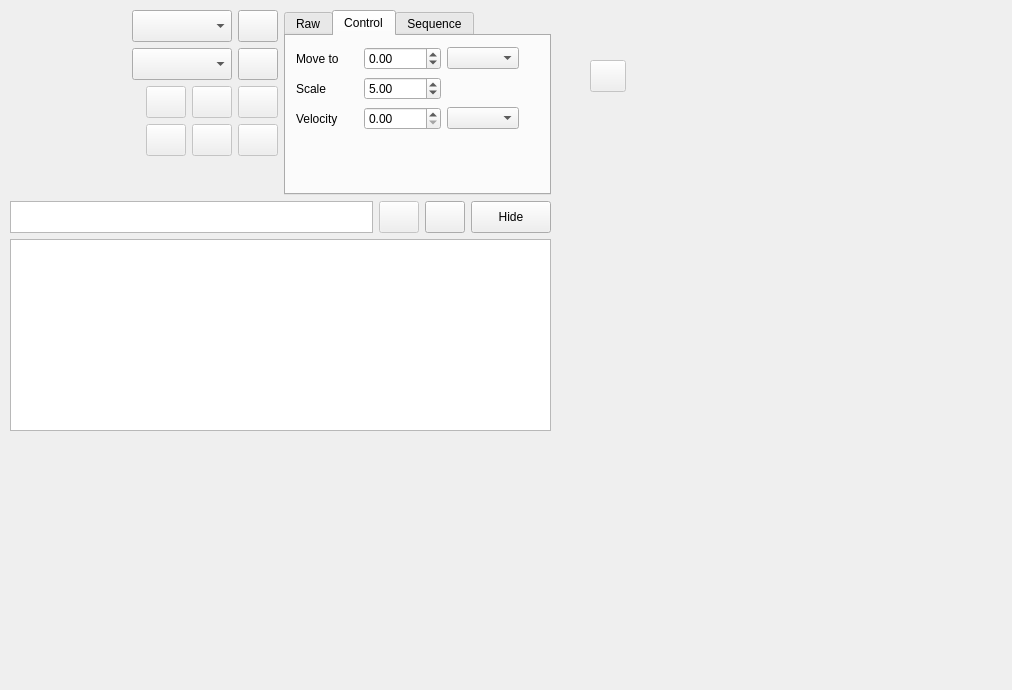
<?xml version="1.0" encoding="UTF-8"?>
<ui version="4.0">
 <class>Form</class>
 <widget class="QWidget" name="Form">
  <property name="geometry">
   <rect>
    <x>0</x>
    <y>0</y>
    <width>1012</width>
    <height>690</height>
   </rect>
  </property>
  <property name="sizePolicy">
   <sizepolicy hsizetype="Fixed" vsizetype="Fixed">
    <horstretch>0</horstretch>
    <verstretch>0</verstretch>
   </sizepolicy>
  </property>
  <property name="windowTitle">
   <string>Form</string>
  </property>
  <widget class="QPushButton" name="pushButtonDisconnect">
   <property name="enabled">
    <bool>false</bool>
   </property>
   <property name="geometry">
    <rect>
     <x>590</x>
     <y>60</y>
     <width>36</width>
     <height>32</height>
    </rect>
   </property>
   <property name="minimumSize">
    <size>
     <width>0</width>
     <height>32</height>
    </size>
   </property>
   <property name="toolTip">
    <string>Disconnect</string>
   </property>
   <property name="text">
    <string/>
   </property>
   <property name="iconSize">
    <size>
     <width>24</width>
     <height>24</height>
    </size>
   </property>
  </widget>
  <widget class="QWidget" name="layoutWidget">
   <property name="geometry">
    <rect>
     <x>10</x>
     <y>10</y>
     <width>541</width>
     <height>421</height>
    </rect>
   </property>
   <layout class="QVBoxLayout" name="verticalLayout_2">
    <item>
     <layout class="QHBoxLayout" name="horizontalLayout_5">
      <item>
       <layout class="QVBoxLayout" name="verticalLayout">
        <item>
         <layout class="QHBoxLayout" name="horizontalLayout">
          <item>
           <spacer name="horizontalSpacer_4">
            <property name="orientation">
             <enum>Qt::Orientation::Horizontal</enum>
            </property>
            <property name="sizeHint" stdset="0">
             <size>
              <width>40</width>
              <height>20</height>
             </size>
            </property>
           </spacer>
          </item>
          <item>
           <widget class="QComboBox" name="comboBoxCOMPorts">
            <property name="sizePolicy">
             <sizepolicy hsizetype="Fixed" vsizetype="Preferred">
              <horstretch>0</horstretch>
              <verstretch>0</verstretch>
             </sizepolicy>
            </property>
            <property name="minimumSize">
             <size>
              <width>100</width>
              <height>0</height>
             </size>
            </property>
           </widget>
          </item>
          <item>
           <widget class="QPushButton" name="pushButtonRefresh">
            <property name="minimumSize">
             <size>
              <width>0</width>
              <height>32</height>
             </size>
            </property>
            <property name="toolTip">
             <string>Refresh</string>
            </property>
            <property name="text">
             <string/>
            </property>
            <property name="iconSize">
             <size>
              <width>24</width>
              <height>24</height>
             </size>
            </property>
           </widget>
          </item>
         </layout>
        </item>
        <item>
         <layout class="QHBoxLayout" name="horizontalLayout_2">
          <item>
           <spacer name="horizontalSpacer_3">
            <property name="orientation">
             <enum>Qt::Orientation::Horizontal</enum>
            </property>
            <property name="sizeHint" stdset="0">
             <size>
              <width>40</width>
              <height>20</height>
             </size>
            </property>
           </spacer>
          </item>
          <item>
           <widget class="QComboBox" name="comboBoxBaudRate">
            <property name="sizePolicy">
             <sizepolicy hsizetype="Fixed" vsizetype="Preferred">
              <horstretch>0</horstretch>
              <verstretch>0</verstretch>
             </sizepolicy>
            </property>
            <property name="minimumSize">
             <size>
              <width>100</width>
              <height>0</height>
             </size>
            </property>
            <property name="modelColumn">
             <number>0</number>
            </property>
           </widget>
          </item>
          <item>
           <widget class="QPushButton" name="pushButtonConnect">
            <property name="minimumSize">
             <size>
              <width>0</width>
              <height>32</height>
             </size>
            </property>
            <property name="toolTip">
             <string>Connect</string>
            </property>
            <property name="text">
             <string/>
            </property>
            <property name="iconSize">
             <size>
              <width>24</width>
              <height>24</height>
             </size>
            </property>
           </widget>
          </item>
         </layout>
        </item>
        <item>
         <layout class="QHBoxLayout" name="horizontalLayout_3">
          <item>
           <spacer name="horizontalSpacer">
            <property name="orientation">
             <enum>Qt::Orientation::Horizontal</enum>
            </property>
            <property name="sizeHint" stdset="0">
             <size>
              <width>40</width>
              <height>20</height>
             </size>
            </property>
           </spacer>
          </item>
          <item>
           <widget class="QPushButton" name="pushButtonStartMotor">
            <property name="enabled">
             <bool>false</bool>
            </property>
            <property name="minimumSize">
             <size>
              <width>0</width>
              <height>32</height>
             </size>
            </property>
            <property name="toolTip">
             <string>Start Motor</string>
            </property>
            <property name="text">
             <string/>
            </property>
            <property name="iconSize">
             <size>
              <width>24</width>
              <height>24</height>
             </size>
            </property>
            <property name="checkable">
             <bool>false</bool>
            </property>
            <property name="checked">
             <bool>false</bool>
            </property>
           </widget>
          </item>
          <item>
           <widget class="QPushButton" name="pushButtonStopMotor">
            <property name="enabled">
             <bool>false</bool>
            </property>
            <property name="minimumSize">
             <size>
              <width>0</width>
              <height>32</height>
             </size>
            </property>
            <property name="toolTip">
             <string>Stop Motor</string>
            </property>
            <property name="text">
             <string/>
            </property>
            <property name="iconSize">
             <size>
              <width>24</width>
              <height>24</height>
             </size>
            </property>
           </widget>
          </item>
          <item>
           <widget class="QPushButton" name="pushButtonPoweroffMotor">
            <property name="enabled">
             <bool>false</bool>
            </property>
            <property name="minimumSize">
             <size>
              <width>0</width>
              <height>32</height>
             </size>
            </property>
            <property name="toolTip">
             <string>Poweroff Motor</string>
            </property>
            <property name="text">
             <string/>
            </property>
            <property name="iconSize">
             <size>
              <width>24</width>
              <height>24</height>
             </size>
            </property>
           </widget>
          </item>
         </layout>
        </item>
        <item>
         <layout class="QHBoxLayout" name="horizontalLayout_4">
          <item>
           <spacer name="horizontalSpacer_2">
            <property name="orientation">
             <enum>Qt::Orientation::Horizontal</enum>
            </property>
            <property name="sizeHint" stdset="0">
             <size>
              <width>40</width>
              <height>20</height>
             </size>
            </property>
           </spacer>
          </item>
          <item>
           <widget class="QPushButton" name="pushButtonSetZero">
            <property name="enabled">
             <bool>false</bool>
            </property>
            <property name="minimumSize">
             <size>
              <width>0</width>
              <height>32</height>
             </size>
            </property>
            <property name="toolTip">
             <string>Set Zero</string>
            </property>
            <property name="text">
             <string/>
            </property>
            <property name="iconSize">
             <size>
              <width>24</width>
              <height>24</height>
             </size>
            </property>
           </widget>
          </item>
          <item>
           <widget class="QPushButton" name="pushButtonCheckState">
            <property name="enabled">
             <bool>false</bool>
            </property>
            <property name="minimumSize">
             <size>
              <width>0</width>
              <height>32</height>
             </size>
            </property>
            <property name="toolTip">
             <string>Check state</string>
            </property>
            <property name="text">
             <string/>
            </property>
            <property name="iconSize">
             <size>
              <width>24</width>
              <height>24</height>
             </size>
            </property>
           </widget>
          </item>
          <item>
           <widget class="QPushButton" name="pushButtonMeasure">
            <property name="enabled">
             <bool>false</bool>
            </property>
            <property name="minimumSize">
             <size>
              <width>0</width>
              <height>32</height>
             </size>
            </property>
            <property name="toolTip">
             <string>Measure</string>
            </property>
            <property name="text">
             <string/>
            </property>
            <property name="iconSize">
             <size>
              <width>24</width>
              <height>24</height>
             </size>
            </property>
           </widget>
          </item>
         </layout>
        </item>
        <item>
         <spacer name="verticalSpacer">
          <property name="orientation">
           <enum>Qt::Orientation::Vertical</enum>
          </property>
          <property name="sizeHint" stdset="0">
           <size>
            <width>20</width>
            <height>40</height>
           </size>
          </property>
         </spacer>
        </item>
       </layout>
      </item>
      <item>
       <widget class="QTabWidget" name="tabWidget">
        <property name="tabPosition">
         <enum>QTabWidget::TabPosition::North</enum>
        </property>
        <property name="tabShape">
         <enum>QTabWidget::TabShape::Rounded</enum>
        </property>
        <property name="currentIndex">
         <number>1</number>
        </property>
        <widget class="QWidget" name="tab">
         <attribute name="title">
          <string>Raw</string>
         </attribute>
         <widget class="QWidget" name="layoutWidget">
          <property name="geometry">
           <rect>
            <x>10</x>
            <y>10</y>
            <width>207</width>
            <height>134</height>
           </rect>
          </property>
          <layout class="QGridLayout" name="gridLayout">
           <item row="2" column="0">
            <widget class="QLabel" name="labelNumberOfSteps">
             <property name="text">
              <string>Number of steps</string>
             </property>
            </widget>
           </item>
           <item row="0" column="0">
            <widget class="QLabel" name="labelRotationDirection">
             <property name="text">
              <string>Direction</string>
             </property>
            </widget>
           </item>
           <item row="1" column="0">
            <widget class="QLabel" name="labelStepDivider">
             <property name="text">
              <string>Step Divider</string>
             </property>
            </widget>
           </item>
           <item row="2" column="1">
            <widget class="QSpinBox" name="spinBoxSteps">
             <property name="sizePolicy">
              <sizepolicy hsizetype="Minimum" vsizetype="Expanding">
               <horstretch>0</horstretch>
               <verstretch>0</verstretch>
              </sizepolicy>
             </property>
             <property name="toolTip">
              <string>Steps</string>
             </property>
             <property name="maximum">
              <number>999999</number>
             </property>
             <property name="value">
              <number>10</number>
             </property>
            </widget>
           </item>
           <item row="3" column="1">
            <widget class="QSpinBox" name="spinBoxVelocity">
             <property name="toolTip">
              <string>Velosity</string>
             </property>
             <property name="maximum">
              <number>65535</number>
             </property>
             <property name="value">
              <number>200</number>
             </property>
            </widget>
           </item>
           <item row="1" column="1">
            <widget class="QComboBox" name="comboBoxStep">
             <property name="sizePolicy">
              <sizepolicy hsizetype="Expanding" vsizetype="Expanding">
               <horstretch>0</horstretch>
               <verstretch>0</verstretch>
              </sizepolicy>
             </property>
             <property name="minimumSize">
              <size>
               <width>100</width>
               <height>0</height>
              </size>
             </property>
            </widget>
           </item>
           <item row="0" column="1">
            <widget class="QComboBox" name="comboBoxDirection">
             <property name="sizePolicy">
              <sizepolicy hsizetype="Expanding" vsizetype="Expanding">
               <horstretch>0</horstretch>
               <verstretch>0</verstretch>
              </sizepolicy>
             </property>
             <property name="minimumSize">
              <size>
               <width>100</width>
               <height>0</height>
              </size>
             </property>
            </widget>
           </item>
           <item row="3" column="0">
            <widget class="QLabel" name="labelVelocity">
             <property name="text">
              <string>Velocity</string>
             </property>
            </widget>
           </item>
          </layout>
         </widget>
        </widget>
        <widget class="QWidget" name="tab_2">
         <attribute name="title">
          <string>Control</string>
         </attribute>
         <widget class="QWidget" name="layoutWidget">
          <property name="geometry">
           <rect>
            <x>10</x>
            <y>10</y>
            <width>223</width>
            <height>86</height>
           </rect>
          </property>
          <layout class="QGridLayout" name="gridLayout_2">
           <item row="2" column="0">
            <widget class="QLabel" name="labelControlVelocity">
             <property name="text">
              <string>Velocity</string>
             </property>
            </widget>
           </item>
           <item row="0" column="2">
            <widget class="QComboBox" name="comboBoxMovementUnits"/>
           </item>
           <item row="2" column="2">
            <widget class="QComboBox" name="comboBoxVelocityUnits"/>
           </item>
           <item row="0" column="0">
            <widget class="QLabel" name="labelMoveTo">
             <property name="text">
              <string>Move to</string>
             </property>
            </widget>
           </item>
           <item row="2" column="1">
            <widget class="QDoubleSpinBox" name="doubleSpinBoxVelocity">
             <property name="maximum">
              <double>1000.000000000000000</double>
             </property>
            </widget>
           </item>
           <item row="0" column="1">
            <widget class="QDoubleSpinBox" name="doubleSpinBoxMoveTo">
             <property name="minimum">
              <double>-1000.000000000000000</double>
             </property>
             <property name="maximum">
              <double>1000.000000000000000</double>
             </property>
            </widget>
           </item>
           <item row="1" column="0">
            <widget class="QLabel" name="labelScale">
             <property name="text">
              <string>Scale</string>
             </property>
            </widget>
           </item>
           <item row="1" column="1">
            <widget class="QDoubleSpinBox" name="doubleSpinBoxScale">
             <property name="maximum">
              <double>10000.000000000000000</double>
             </property>
             <property name="value">
              <double>5.000000000000000</double>
             </property>
            </widget>
           </item>
          </layout>
         </widget>
        </widget>
        <widget class="QWidget" name="tab_3">
         <attribute name="title">
          <string>Sequence</string>
         </attribute>
         <widget class="QTextEdit" name="textEditProgram">
          <property name="geometry">
           <rect>
            <x>10</x>
            <y>10</y>
            <width>201</width>
            <height>131</height>
           </rect>
          </property>
         </widget>
        </widget>
       </widget>
      </item>
     </layout>
    </item>
    <item>
     <layout class="QHBoxLayout" name="horizontalLayout_6">
      <item>
       <widget class="QTextEdit" name="textEditMessage">
        <property name="sizePolicy">
         <sizepolicy hsizetype="Expanding" vsizetype="Fixed">
          <horstretch>0</horstretch>
          <verstretch>0</verstretch>
         </sizepolicy>
        </property>
        <property name="maximumSize">
         <size>
          <width>16777215</width>
          <height>32</height>
         </size>
        </property>
       </widget>
      </item>
      <item>
       <widget class="QPushButton" name="pushButtonSend">
        <property name="enabled">
         <bool>false</bool>
        </property>
        <property name="minimumSize">
         <size>
          <width>0</width>
          <height>32</height>
         </size>
        </property>
        <property name="toolTip">
         <string>Send</string>
        </property>
        <property name="text">
         <string/>
        </property>
        <property name="iconSize">
         <size>
          <width>24</width>
          <height>24</height>
         </size>
        </property>
       </widget>
      </item>
      <item>
       <widget class="QPushButton" name="pushButtonClearLogs">
        <property name="minimumSize">
         <size>
          <width>0</width>
          <height>32</height>
         </size>
        </property>
        <property name="toolTip">
         <string>Clear logs</string>
        </property>
        <property name="text">
         <string/>
        </property>
        <property name="iconSize">
         <size>
          <width>24</width>
          <height>24</height>
         </size>
        </property>
       </widget>
      </item>
      <item>
       <widget class="QPushButton" name="pushButtonHideLogs">
        <property name="minimumSize">
         <size>
          <width>0</width>
          <height>32</height>
         </size>
        </property>
        <property name="toolTip">
         <string>Clear logs</string>
        </property>
        <property name="text">
         <string>Hide</string>
        </property>
        <property name="iconSize">
         <size>
          <width>24</width>
          <height>24</height>
         </size>
        </property>
       </widget>
      </item>
     </layout>
    </item>
    <item>
     <widget class="QTextEdit" name="textEditLogs">
      <property name="sizePolicy">
       <sizepolicy hsizetype="Expanding" vsizetype="Fixed">
        <horstretch>0</horstretch>
        <verstretch>0</verstretch>
       </sizepolicy>
      </property>
      <property name="minimumSize">
       <size>
        <width>200</width>
        <height>0</height>
       </size>
      </property>
     </widget>
    </item>
   </layout>
  </widget>
 </widget>
 <resources/>
 <connections/>
</ui>
